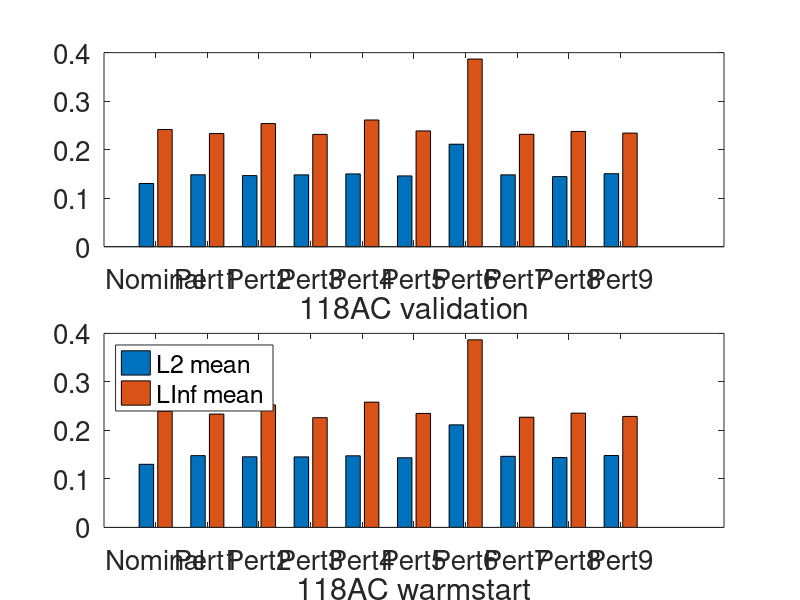

This chart was generated by the following MATLAB code:
validate_l2_mean=[0.1302885435819626 0.14826284252443658 0.14656368612111378 0.14805235163952546 0.15001126290498315 0.14586800976729933 0.21124554117880906 0.14807737952514477 0.14443313727330964 0.1504558378491829];
validate_l2_var=[0.002554514938752499 0.0050961718732002795 0.0036501463477493913 0.004001041377981196 0.004006319774770678 0.003808220784895892 0.01639923536991055 0.004015741756564442 0.0037750700720854866 0.004226621454924125];
validate_linf_mean=[0.24159529524615833 0.23325343112892033 0.2538268648983751 0.23150473702775332 0.26114512886884 0.23863715417787798 0.38677366754090003 0.23168226292459398 0.2375618694417201 0.23413495988888988];
warmstart_l2_mean=[0.13015710739472083 0.148014 0.145649 0.145420 0.147691 0.143639 0.211476 0.146602 0.144073 0.148225];
warmstart_l2_var=[0.0027700149267304037 0.005003 0.003253 0.003607 0.003439 0.003459 0.015808 0.003465 0.003440 0.003652];
warmstart_linf_mean=[0.23951544453984216 0.233698 0.252585 0.226232 0.258254 0.235002 0.386796 0.227194 0.235606 0.228844];

validate=[0.1302885435819626 0.14826284252443658 0.14656368612111378 0.14805235163952546 0.15001126290498315 0.14586800976729933 0.21124554117880906 0.14807737952514477 0.14443313727330964 0.1504558378491829;
%           0.002554514938752499 0.0050961718732002795 0.0036501463477493913 0.004001041377981196 0.004006319774770678 0.003808220784895892 0.01639923536991055 0.004015741756564442 0.0037750700720854866 0.004226621454924125;
          0.24159529524615833 0.23325343112892033 0.2538268648983751 0.23150473702775332 0.26114512886884 0.23863715417787798 0.38677366754090003 0.23168226292459398 0.2375618694417201 0.23413495988888988];
warmstart=[0.13015710739472083 0.148014 0.145649 0.145420 0.147691 0.143639 0.211476 0.146602 0.144073 0.148225;
%            0.0027700149267304037 0.005003 0.003253 0.003607 0.003439 0.003459 0.015808 0.003465 0.003440 0.003652;
           0.23951544453984216 0.233698 0.252585 0.226232 0.258254 0.235002 0.386796 0.227194 0.235606 0.228844];

% figure1=figure('DefaultAxesFontSize',20);
% set(figure1,'Position',[200 200 1500 800]);
% subplot(2,3,1);bar(validate_l2_mean);
% set(gca,'XTickLabel',{'Nominal','Pert1','Pert2','Pert3','Pert4','Pert5','Pert6','Pert7','Pert8','Pert9'});
% xlabel('118AC validation');ylabel('L2 mean');
% subplot(2,3,2);bar(validate_l2_var);
% set(gca,'XTickLabel',{'Nominal','Pert1','Pert2','Pert3','Pert4','Pert5','Pert6','Pert7','Pert8','Pert9'});
% xlabel('118AC validation');ylabel('L2 variance');
% subplot(2,3,3);bar(validate_linf_mean);
% set(gca,'XTickLabel',{'Nominal','Pert1','Pert2','Pert3','Pert4','Pert5','Pert6','Pert7','Pert8','Pert9'});
% xlabel('118AC validation');ylabel('LInf mean');
% subplot(2,3,4);bar(warmstart_l2_mean);
% set(gca,'XTickLabel',{'Nominal','Pert1','Pert2','Pert3','Pert4','Pert5','Pert6','Pert7','Pert8','Pert9'});
% xlabel('118AC warmstart');ylabel('L2 mean');
% subplot(2,3,5);bar(warmstart_l2_var);
% set(gca,'XTickLabel',{'Nominal','Pert1','Pert2','Pert3','Pert4','Pert5','Pert6','Pert7','Pert8','Pert9'});
% xlabel('118AC warmstart');ylabel('L2 variance');
% subplot(2,3,6);bar(warmstart_linf_mean);
% set(gca,'XTickLabel',{'Nominal','Pert1','Pert2','Pert3','Pert4','Pert5','Pert6','Pert7','Pert8','Pert9'});
% xlabel('118AC warmstart');ylabel('LInf mean');

figure2=figure('DefaultAxesFontSize',20);
set(figure2,'Position',[200 200 1500 800]);
subplot(2,1,1);bar(validate');
set(gca,'XTickLabel',{'Nominal','Pert1','Pert2','Pert3','Pert4','Pert5','Pert6','Pert7','Pert8','Pert9'});
xlabel('118AC validation');
subplot(2,1,2);bar(warmstart');
set(gca,'XTickLabel',{'Nominal','Pert1','Pert2','Pert3','Pert4','Pert5','Pert6','Pert7','Pert8','Pert9'});
xlabel('118AC warmstart');
legend('L2 mean','LInf mean','Location','northwest');